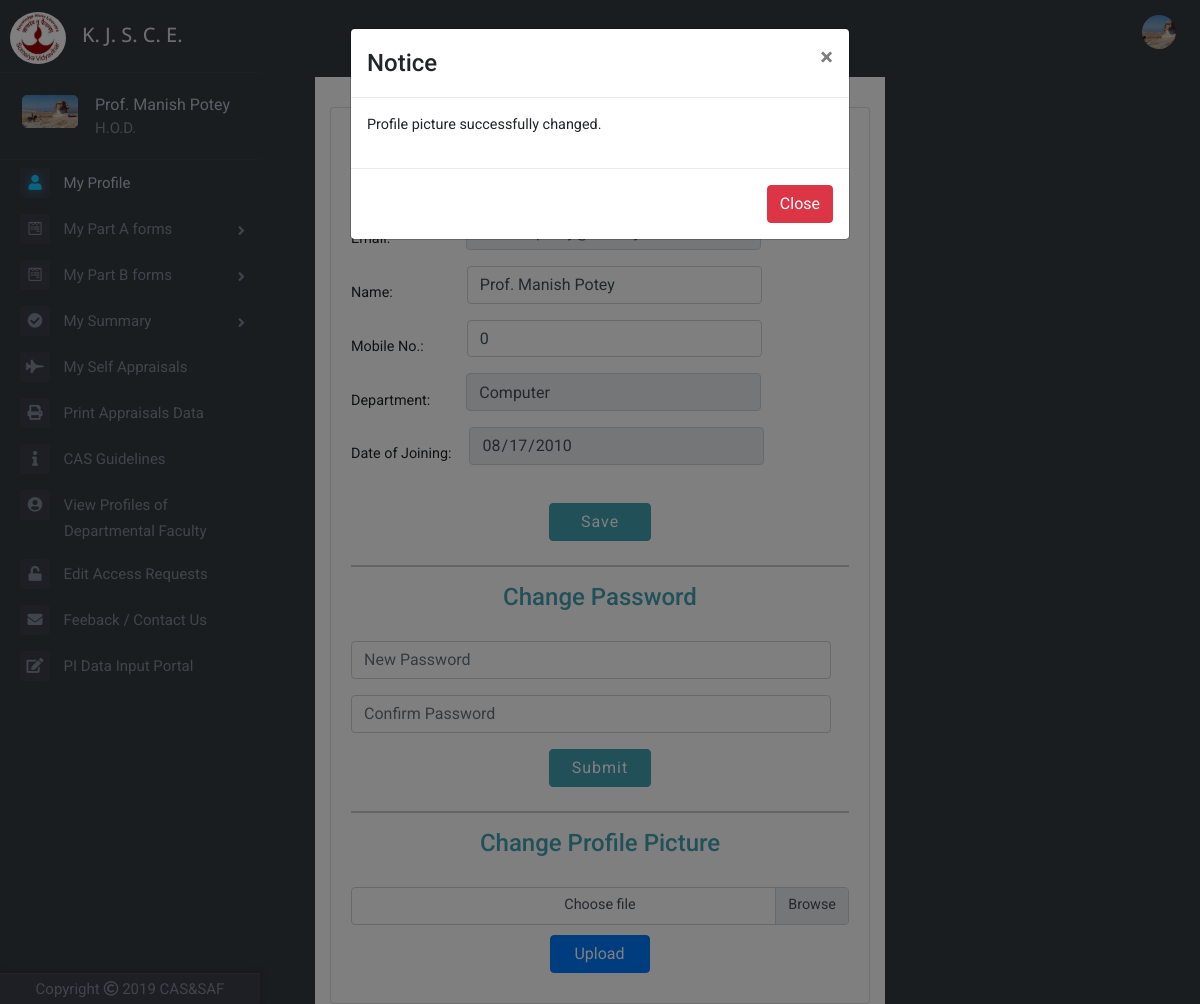
The app's page /usersettings.php?result=profilepic (signed in), older data.
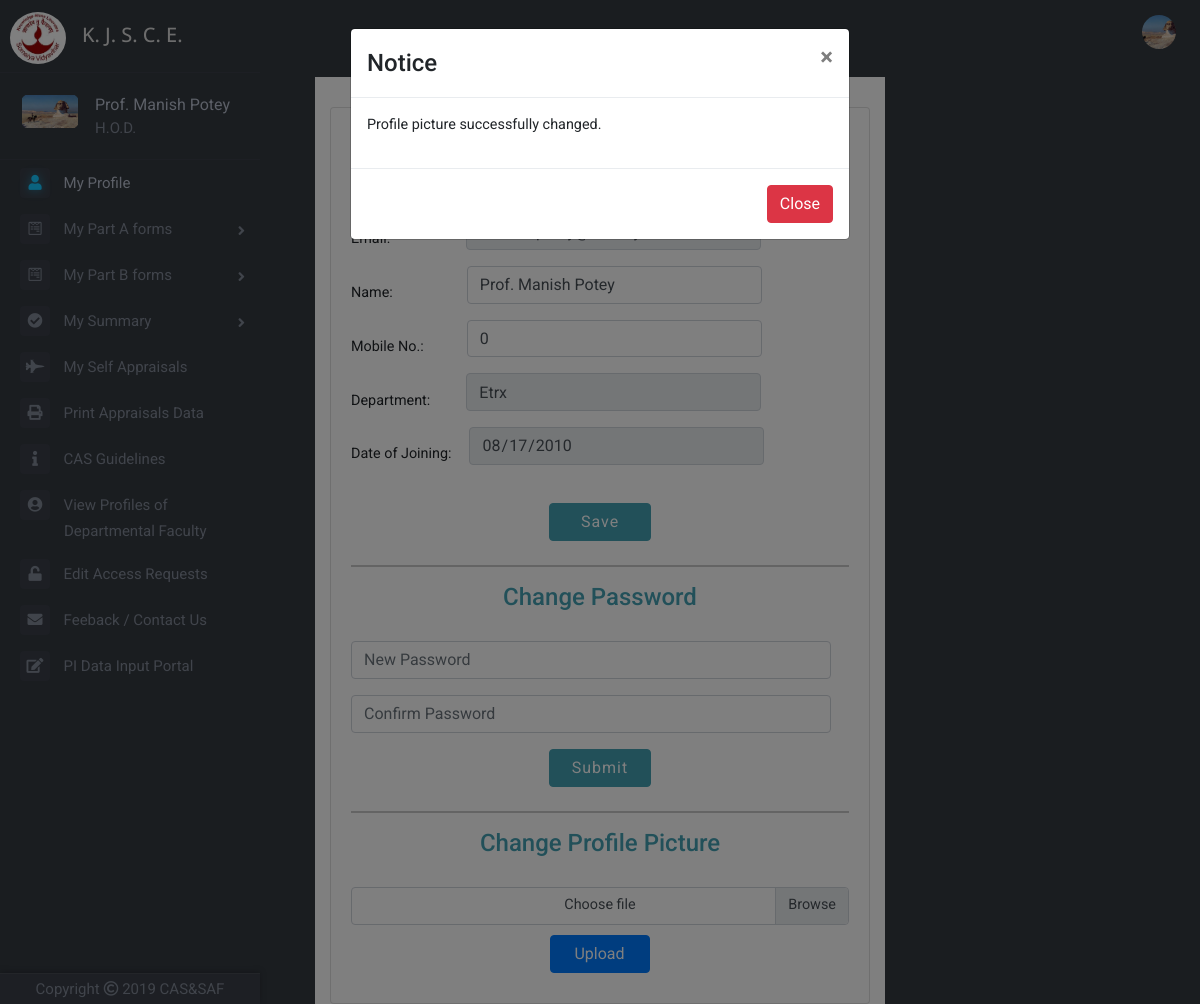
The same page, newer data.
### tables this page shows
CREATE TABLE `faculty_table` (
  `id` int(11) NOT NULL,
  `faculty_name` varchar(100) NOT NULL,
  `email` varchar(50) NOT NULL,
  `password` varchar(256) NOT NULL,
  `ecode` varchar(200) NOT NULL,
  `date_of_joining` date NOT NULL,
  `department` varchar(50) NOT NULL,
  `mobileno` bigint(11) NOT NULL DEFAULT '0',
  `profilePicLocation` varchar(100) NOT NULL DEFAULT 'defaults/default_userprofile_pic.png',
  `faculty` int(11) NOT NULL DEFAULT '0',
  `hod` int(11) NOT NULL DEFAULT '0',
  `committee` int(11) NOT NULL DEFAULT '0',
  `principal` int(11) NOT NULL DEFAULT '0',
  `admin` int(11) NOT NULL DEFAULT '0'
);

### usersettings.php (the view, shortened to what this page needs)
<?php
if(!isset($_SESSION['id']))
{
	header("LOCATION: index.php");
}
else
{
include 'dbh.php';
$userId=mysqli_real_escape_string($conn,$_SESSION['id']);
$sqlx="SELECT profilePicLocation FROM faculty_table WHERE id='$userId'";
$resultx=mysqli_query($conn,$sqlx);
$rowx=mysqli_fetch_assoc($resultx);
$profilePicLocation=$rowx['profilePicLocation'];
include 'top.php';
include 'left-nav.php';
?>
	<br>
	<div class="container">
    	<div class="row justify-content-center">
    		<div class="col-md-6 col-sm-12 parta" style="margin-top: 5px">
				<?php
				$sql="SELECT email, faculty_name, date_of_joining, department, mobileno, hod, committee, principal, admin FROM faculty_table WHERE id='$userId'";
				$result=mysqli_query($conn,$sql);
				$row=mysqli_fetch_assoc($result);
				$faculty_name=$row['faculty_name'];
				$date_of_joining=$row['date_of_joining'];
				$department=$row['department'];
				$mobileno=$row['mobileno'];
				?>
				<div class="card userprofile-card">
			      	<div class="card-body">
 						<div class="row justify-content-center">
 							<div class="col-12">
 								<h4 class="text-center" style="color: #44a0b3">General Settings</h4>
 								<hr style="border: 0.3px solid #c8c8c8"><br>
 								<form action="usersettings-sys.php" method="POST">
		 							<div class="form-inline">
									  	<label for="email" class="col-form-label mr-sm-3">Email:</label>
									</div>
									<div class="form-inline">
									  	<label for="faculty_name" class="mr-sm-3">Name:</label>
									  	<input class="form-control partalabel mb-3 usersettingsformcontrol" type="text" name="faculty_name" style="width: 280px;margin-left: 58px" id="faculty_name" value="<?php echo $faculty_name; ?>"/>
									</div>
									<div class="form-inline">
									  	<label for="mobileno" class="mr-sm-3">Mobile No.:</label>
									  	<input class="form-control partalabel mb-3 usersettingsformcontrol" type="text" name="mobileno" style="width: 280px;margin-left: 27px" id="mobileno" value="<?php echo $mobileno; ?>"/>
									</div>
									<div class="form-inline">
									  	<label for="department" class="mr-sm-3">Department:</label>
									  	<input class="form-control partalabel mb-3 usersettingsformcontrol" type="text" name="department" style="width: 280px;margin-left: 20px" id="department" value="<?php echo $department; ?>" disabled/>
									</div>
									<div class="form-inline">
									  	<label for="date_of_joining" class="mr-sm-3">Date of Joining:</label>
									  	<input class="form-control partalabel mb-3 usersettingsformcontrol" type="date" name="date_of_joining" style="width: 280px;margin-left: 1px" id="date_of_joining" value="<?php echo $date_of_joining; ?>" disabled/>
									</div><br>
								  	<div class="row justify-content-center">
								  		<div class="col-md-3">
								  			<button type="submit" class="btn btn-primary mb-2 setting-save">Save</button>
										</div>
									</div>
								</form>
 							</div>
 						</div>
						<hr style="border: 0.5px solid #c8c8c8">
			        	<div class="row justify-content-center" id="changepassword">
 							<div class="col-12">
 								<h4 class="text-center" style="color: #44a0b3">Change Password</h4><br>
 								<form action="usersettings-pwd-sys.php" method="POST">
		 							<div class="form-inline">
									  	<input type="password" class="form-control d-inline mb-3 w-100 usersettingspswformcontrol" id="password" name="password" placeholder="New Password"/>
									</div>
									<div class="form-inline">
									  	<input class="form-control partalabel mb-3 w-100 usersettingspswformcontrol" type="password" name="cpassword" id="cpassword" placeholder="Confirm Password"/>
									</div>
								  	<div class="row justify-content-center">
								  		<div class="col-md-3">
								  			<button type="submit" class="btn btn-primary mb-2 change-btn">Submit</button>
										</div>
									</div>
								</form>
 							</div>
 						</div>
 						<hr style="border: 0.3px solid #c8c8c8">
			        	<div class="row justify-content-center">
 							<div class="col-12">
 								<h4 class="text-center" style="color: #44a0b3">Change Profile Picture</h4><br>
 								<form action="usersettings-pic-sys.php" method="POST" enctype='multipart/form-data'>
									<div class="custom-file">
						                <label class="custom-file-label" for="pic">Choose file</label>
						            </div>
						            <br>
						            <div class="input-group-append">
						                <button class="btn btn-primary" style="width:100px;display:block;margin:10px auto">Upload</button>
						            </div>
								</form>
 							</div>
 						</div>
			      	</div>
			    </div>
			</div>
		</div>
	</div>
	<div class="modal fade" id="myModal">
	  	<div class="modal-dialog">
		    <div class="modal-content">
		      	<div class="modal-header">
			        <h4 class="modal-title">Notice</h4>
			        <button type="button" class="close" data-dismiss="modal">&times;</button>
		      	</div>
		      	<div class="modal-body">
			        <p id="signin-error"></p>
			    </div>
		      	<div class="modal-footer">
		        	<button type="button" class="btn btn-danger" data-dismiss="modal">Close</button>
		      	</div>
		    </div>
	  	</div>
	</div>
</body>
</html>
<?php
}
?>

### top.php (shortened to what this page needs)
<!DOCTYPE html>
<html>
<head>
	<link rel="stylesheet" href="https://maxcdn.bootstrapcdn.com/bootstrap/4.1.3/css/bootstrap.min.css">
	<link href="https://stackpath.bootstrapcdn.com/font-awesome/4.7.0/css/font-awesome.min.css" rel="stylesheet">
	<link href="//netdna.bootstrapcdn.com/font-awesome/4.1.0/css/font-awesome.min.css" rel="stylesheet">
	<link rel="stylesheet" type="text/css" href="Frontend/global.css">
	<link rel="stylesheet" href="https://cdnjs.cloudflare.com/ajax/libs/animate.css/3.7.0/animate.min.css">
	<link rel="stylesheet" href="https://use.fontawesome.com/releases/v5.6.3/css/all.css">
</head>
<body>
		<nav class="navbar navbar-expand-lg sticky-top navbar-dark bg-dark" style="height: 50px">
	  	<a class="navbar-brand" href="index.php"><img src="img\logo1.jpg" style="width: 56px;height: 52px;margin-left: -6px;border-radius: 50%;margin-top: 26px"></a>
	  	<h3 class="text-left index-h1" style="font-size: 20px;margin-top: 27px">K. J. S. C. E.</h3>
	  	<div class="collapse navbar-collapse" id="navbarSupportedContent">
		    <ul class="navbar-nav ml-auto">
		      	<?php
		      	if(!isset($_SESSION['id']))
		      	{
			      	?>
			      	<li class="nav-item">
			      	</li>
			      	<?php
			    }
			    else
			    {
			    	?>
			      	<li class="nav-item dropdown">
				        <img class="nav-link dropdown-toggle" src="<?php echo $profilePicLocation; ?>" width="50px" height="50px" style="overflow: hidden;border-radius: 50%;display:block;margin:0 auto;object-fit: cover;cursor: pointer;margin-top: 13px" id="navbarDropdown" role="button" data-toggle="dropdown" aria-haspopup="true" aria-expanded="false">
			      	</li>
			      	<?php
		      	}
		      	?>
		    </ul>
	  	</div>
	</nav>

### left-nav.php (shortened to what this page needs)
<?php
$uid=mysqli_real_escape_string($conn,$_SESSION['id']);
$sqlp="SELECT profilePicLocation, faculty_name, admin, hod, committee FROM faculty_table WHERE id='$uid'";
$resultp=mysqli_query($conn,$sqlp);
$rowp=mysqli_fetch_assoc($resultp);
$profilePicLocation=$rowp['profilePicLocation'];
$faculty_name=$rowp['faculty_name'];
$hod=$rowp['hod'];
$committee=$rowp['committee'];
$admin=$rowp['admin'];
?>
<div class="page-wrapper chiller-theme toggled">
	<nav id="sidebar" class="sidebar-wrapper sm-hidden">
		<div class="sidebar-content">
			<div class="sidebar-brand">
				<div id="close-sidebar">
				</div>
			</div><br>
			<div class="sidebar-header">
				<div class="user-pic">
					<img class="img-responsive img-rounded" src="<?php echo $profilePicLocation; ?>"
						alt="User picture">
				</div>
				<div class="user-info">
					<span class="user-name" style="font-size: 16px">
						<?php echo $faculty_name; ?>
					</span>
					<?php
					if($hod==1)
					{
						?>
						<span class="user-role" style="font-size: 15px">H.O.D.</span>
				 		<?php
				 	}
						?>
				</div>
			</div>
			<?php
			$currentyear=date("Y");
			if(date("m")>=7)
		    {
		    	$currentyear+=1;
		    }
			?>
			<div class="sidebar-menu">
				<ul>
					<li class="sidebar-dropdown active">
						<a href="userprofile.php">
							<i class="fas fa-user" style="font-size: 15px"></i>
							<span style="font-size: 15px">My Profile</span>
						</a>
					</li>
					<li class="sidebar-dropdown dropdown-arrow">
						<a>
							<i class="fab fa-wpforms" style="font-size: 15px"></i>
							<span style="font-size: 15px;cursor:pointer">My Part A forms</span>
						</a>
					</li>
					<li class="sidebar-dropdown dropdown-arrow">
						<a>
							<i class="fab fa-wpforms" style="font-size: 15px"></i>
							<span style="font-size: 15px;cursor:pointer">My Part B forms</span>
						</a>
					</li>
					<li class="sidebar-dropdown dropdown-arrow">
						<a>
							<i class="fa fa-check-circle" aria-hidden="true" style="font-size: 15px"></i>
							<span style="font-size: 15px;cursor:pointer">My Summary</span>
						</a>
					</li>
					<li class="sidebar-dropdown">
						<a href="self-appraisals.php?id=<?php echo $_SESSION['id']; ?>">
							<i class="fas fa-fighter-jet" style="font-size: 15px"></i>
							<span style="font-size: 15px">My Self Appraisals</span>
						</a>
					</li>
					<?php
					if($hod==1)
					{
						?>
						<li class="sidebar-dropdown">
							<a href="print-self-appraisals.php">
								<i class="fas fa-print" style="font-size: 15px"></i>
								<span style="font-size: 15px">Print Appraisals Data</span>
							</a>
						</li>
						<?php
					}
					?>
					<li class="sidebar-dropdown">
						<a href="guidelines.php">
							<i class="fas fa-info" style="font-size: 15px"></i>
							<span style="font-size: 15px">CAS Guidelines</span>
						</a>
					</li>
					<?php
					if($hod==1)
					{
						?>
						<li class="sidebar-dropdown">
							<a href="viewprofiles.php">
								<i class="fas fa-user-circle" style="font-size: 15px"></i>
								<span style="font-size: 15px">View Profiles of <span style="margin-left:44px">Departmental Faculty</span></span>
							</a>
						</li>
						<?php
					}
						?>
						<?php
					if($admin==1 || $hod==1 || $committee==1)
					{
						?>
						<li class="sidebar-dropdown">
							<a href="request-edit-access-panel.php">
								<i class="fas fa-unlock" style="font-size: 15px"></i>
								<span style="font-size: 15px">Edit Access Requests</span>
							</a>
						</li>
						<?php
					}
					?>
					<li class="sidebar-dropdown">
						<a href="feedback.php">
							<i class="fa fa-envelope" style="font-size: 15px"></i>
							<span style="font-size: 15px">Feeback / Contact Us</span>
						</a>
					</li>
					<?php
					if($hod==1)
					{
						?>
						<li class="sidebar-dropdown">
							<a href="pidataportal.php">
								<i class="fas fa-edit" style="font-size: 15px"></i>
								<span style="font-size: 15px">PI Data Input Portal</span>
							</a>
						</li>
						<?php
					}
					?>
				</ul>
			</div>
		</div>
		<div class="sidebar-footer">
			<a>
				<p style="font-size: 15px">Copyright  <i class="far fa-copyright"></i>  <?php echo $currentyear-1; ?>  CAS&SAF</p>
			</a>
		</div>
	</nav>

Row changes from the older to the newer data that the page shows:
changed faculty_table "Prof. Manish Potey": department "Computer" → "Etrx"
